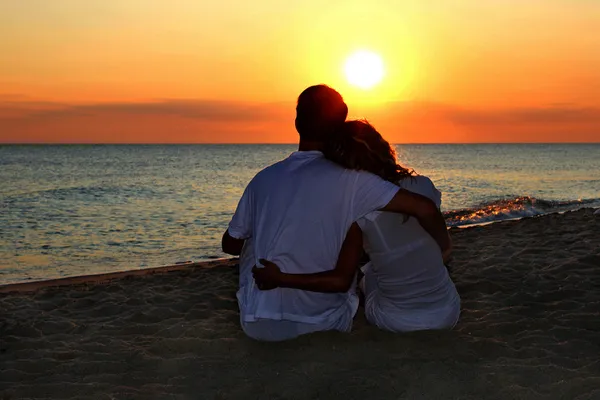
#> input picture BordesImagen/image.jpg, 600 x 400 px, found by its file name
$ python opencv.py
#> lines starting #> are read from the running program, lines starting #| are printed output that depends on the picture
#> further down, image is the input picture: shape (400, 600, 3); mean B, G, R 63.2, 93.7, 118.3
import numpy as np
import cv2
import time


#**** Forma de Aplicar el mismo algoritmo pero con librerias
# Mascaras Sobel
sobel_x = np.array([[-1, 0, 1], [-2, 0, 2], [-1, 0, 1]])
sobel_y = np.array([[-1, -2, -1], [0, 0, 0], [1, 2, 1]])


def sobel_sequential(image):
    # Convertir a escala de grises si la imagen es en color
    if len(image.shape) == 3:
        image = cv2.cvtColor(image, cv2.COLOR_BGR2GRAY)
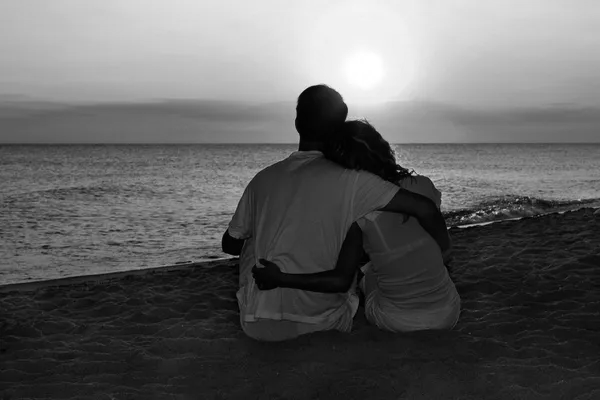
#> image: shape (400, 600); min 0, max 255, mean 97.6

    # Aplicar filtro Gaussiano para suavizar la imagen y reducir el ruido
    image = cv2.GaussianBlur(image, (5, 5), 0)  # Tamaño de kernel de 5x5

    # Aplicar convoluciones Sobel
    gx = cv2.filter2D(image, -1, sobel_x)
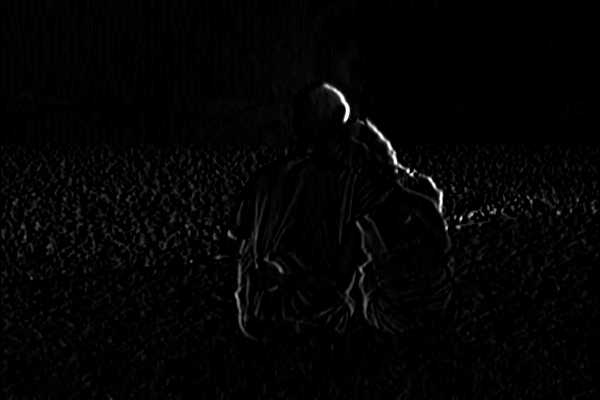
#> gx: shape (400, 600); min 0, max 255, mean 3.8
    gy = cv2.filter2D(image, -1, sobel_y)
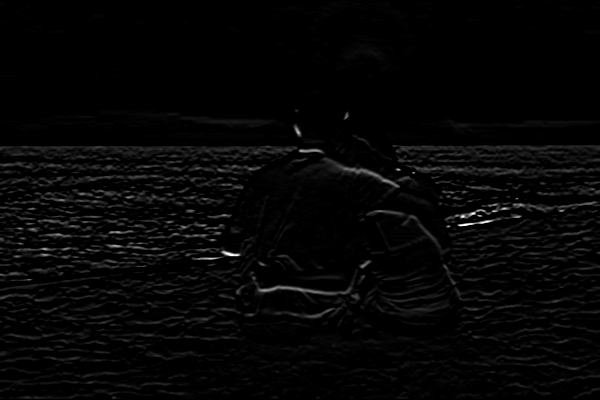
#> gy: shape (400, 600); min 0, max 255, mean 5.7

    # Calcular magnitud del gradiente
    gradient = np.sqrt(gx**2 + gy**2)
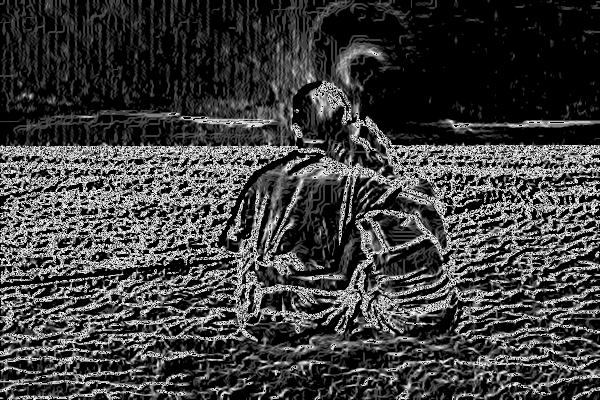
#> gradient: shape (400, 600) float16; min 0, max 15.81, mean 3.94; drawn with min black and max white
    # Aumentar el brillo multiplicando por un factor
    gradient = gradient * 5  # Factor de aumento de brillo
    # Recortar para que los valores no excedan 255
    gradient = np.clip(gradient, 0, 255)

    return gradient.astype(np.uint8)
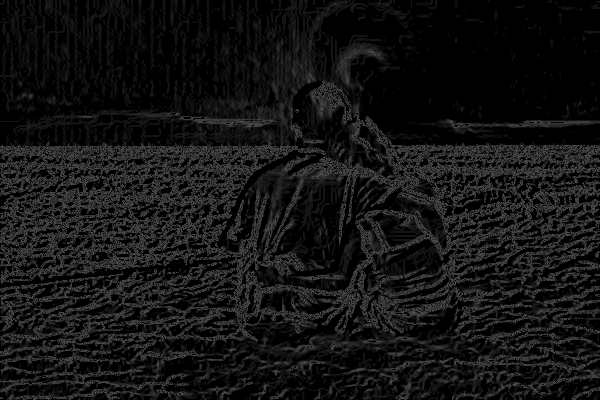
#> returned value: shape (400, 600); min 0, max 79, mean 19.6


# Leer imagen
image = cv2.imread('BordesImagen/image.jpg', cv2.IMREAD_COLOR)
if image is None:
    print("Error: No se pudo cargar la imagen.")
    exit(1)
else:
    print("Imagen cargada correctamente.")


# Medir tiempo
start_time = time.time()
result = sobel_sequential(image)
elapsed_time = time.time() - start_time


# Guardar y mostrar resultados
cv2.imwrite('resultados/result_sequential_brightness_smoothed.jpg', result)
print(f"Tiempo Secuencial: {elapsed_time:.4f} segundos")


# Mostrar la imagen resultante
cv2.imshow('Bordes con Sobel, Brillo Aumentado y Suavizado', result)
cv2.waitKey(0)
cv2.destroyAllWindows()
